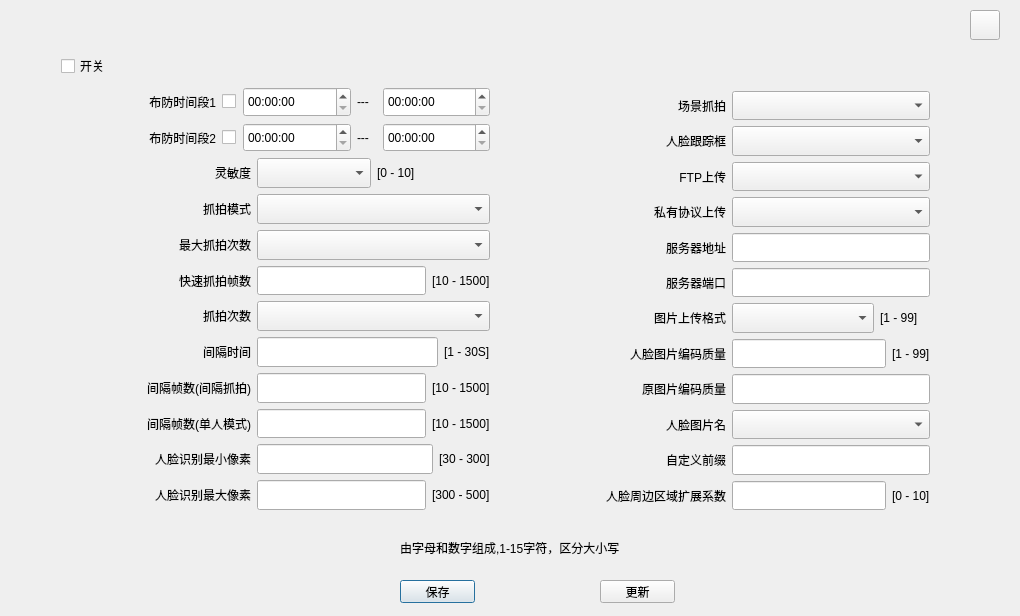
<?xml version="1.0" encoding="UTF-8"?>
<ui version="4.0">
 <class>ParamMeteSet</class>
 <widget class="QDialog" name="ParamMeteSet">
  <property name="geometry">
   <rect>
    <x>0</x>
    <y>0</y>
    <width>1020</width>
    <height>616</height>
   </rect>
  </property>
  <property name="windowTitle">
   <string>ParamMeteSet</string>
  </property>
  <widget class="QLabel" name="label_20">
   <property name="geometry">
    <rect>
     <x>400</x>
     <y>540</y>
     <width>261</width>
     <height>16</height>
    </rect>
   </property>
   <property name="text">
    <string>由字母和数字组成,1-15字符，区分大小写</string>
   </property>
  </widget>
  <widget class="QPushButton" name="btnSave">
   <property name="geometry">
    <rect>
     <x>400</x>
     <y>580</y>
     <width>75</width>
     <height>23</height>
    </rect>
   </property>
   <property name="text">
    <string>保存</string>
   </property>
  </widget>
  <widget class="QPushButton" name="btnUpdate">
   <property name="geometry">
    <rect>
     <x>600</x>
     <y>580</y>
     <width>75</width>
     <height>23</height>
    </rect>
   </property>
   <property name="text">
    <string>更新</string>
   </property>
  </widget>
  <widget class="QWidget" name="layoutWidget">
   <property name="geometry">
    <rect>
     <x>50</x>
     <y>40</y>
     <width>451</width>
     <height>481</height>
    </rect>
   </property>
   <layout class="QVBoxLayout" name="verticalLayout">
    <item>
     <widget class="QCheckBox" name="checkBox_Enable">
      <property name="sizePolicy">
       <sizepolicy hsizetype="Minimum" vsizetype="Preferred">
        <horstretch>0</horstretch>
        <verstretch>0</verstretch>
       </sizepolicy>
      </property>
      <property name="minimumSize">
       <size>
        <width>10</width>
        <height>0</height>
       </size>
      </property>
      <property name="text">
       <string>开关</string>
      </property>
     </widget>
    </item>
    <item>
     <layout class="QHBoxLayout" name="horizontalLayout">
      <item>
       <widget class="QLabel" name="label">
        <property name="minimumSize">
         <size>
          <width>155</width>
          <height>0</height>
         </size>
        </property>
        <property name="text">
         <string>      布防时间段1</string>
        </property>
        <property name="alignment">
         <set>Qt::AlignRight|Qt::AlignTrailing|Qt::AlignVCenter</set>
        </property>
       </widget>
      </item>
      <item>
       <widget class="QCheckBox" name="checkBox_Time1">
        <property name="sizePolicy">
         <sizepolicy hsizetype="Preferred" vsizetype="Fixed">
          <horstretch>0</horstretch>
          <verstretch>0</verstretch>
         </sizepolicy>
        </property>
        <property name="maximumSize">
         <size>
          <width>15</width>
          <height>16777215</height>
         </size>
        </property>
        <property name="text">
         <string/>
        </property>
       </widget>
      </item>
      <item>
       <widget class="QTimeEdit" name="timeEdit_Start1">
        <property name="sizePolicy">
         <sizepolicy hsizetype="Minimum" vsizetype="Preferred">
          <horstretch>0</horstretch>
          <verstretch>0</verstretch>
         </sizepolicy>
        </property>
       </widget>
      </item>
      <item>
       <widget class="QLabel" name="label_36">
        <property name="maximumSize">
         <size>
          <width>20</width>
          <height>16777215</height>
         </size>
        </property>
        <property name="text">
         <string>---</string>
        </property>
       </widget>
      </item>
      <item>
       <widget class="QTimeEdit" name="timeEdit_End1">
        <property name="sizePolicy">
         <sizepolicy hsizetype="Minimum" vsizetype="Preferred">
          <horstretch>0</horstretch>
          <verstretch>0</verstretch>
         </sizepolicy>
        </property>
       </widget>
      </item>
     </layout>
    </item>
    <item>
     <layout class="QHBoxLayout" name="horizontalLayout_2">
      <item>
       <widget class="QLabel" name="label_2">
        <property name="minimumSize">
         <size>
          <width>155</width>
          <height>0</height>
         </size>
        </property>
        <property name="text">
         <string>      布防时间段2</string>
        </property>
        <property name="alignment">
         <set>Qt::AlignRight|Qt::AlignTrailing|Qt::AlignVCenter</set>
        </property>
       </widget>
      </item>
      <item>
       <widget class="QCheckBox" name="checkBox_Time2">
        <property name="sizePolicy">
         <sizepolicy hsizetype="Preferred" vsizetype="Fixed">
          <horstretch>0</horstretch>
          <verstretch>0</verstretch>
         </sizepolicy>
        </property>
        <property name="maximumSize">
         <size>
          <width>15</width>
          <height>16777215</height>
         </size>
        </property>
        <property name="text">
         <string/>
        </property>
       </widget>
      </item>
      <item>
       <widget class="QTimeEdit" name="timeEdit_Start2">
        <property name="sizePolicy">
         <sizepolicy hsizetype="Minimum" vsizetype="Preferred">
          <horstretch>0</horstretch>
          <verstretch>0</verstretch>
         </sizepolicy>
        </property>
       </widget>
      </item>
      <item>
       <widget class="QLabel" name="label_37">
        <property name="maximumSize">
         <size>
          <width>20</width>
          <height>16777215</height>
         </size>
        </property>
        <property name="text">
         <string>---</string>
        </property>
       </widget>
      </item>
      <item>
       <widget class="QTimeEdit" name="timeEdit_End2">
        <property name="sizePolicy">
         <sizepolicy hsizetype="Minimum" vsizetype="Preferred">
          <horstretch>0</horstretch>
          <verstretch>0</verstretch>
         </sizepolicy>
        </property>
       </widget>
      </item>
     </layout>
    </item>
    <item>
     <layout class="QHBoxLayout" name="horizontalLayout_3">
      <item>
       <widget class="QLabel" name="label_3">
        <property name="minimumSize">
         <size>
          <width>190</width>
          <height>0</height>
         </size>
        </property>
        <property name="text">
         <string>            灵敏度</string>
        </property>
        <property name="alignment">
         <set>Qt::AlignRight|Qt::AlignTrailing|Qt::AlignVCenter</set>
        </property>
       </widget>
      </item>
      <item>
       <widget class="QComboBox" name="comboBox_SENSITIVITY">
        <property name="sizePolicy">
         <sizepolicy hsizetype="Preferred" vsizetype="Preferred">
          <horstretch>0</horstretch>
          <verstretch>0</verstretch>
         </sizepolicy>
        </property>
       </widget>
      </item>
      <item>
       <widget class="QLabel" name="label_4">
        <property name="text">
         <string>[0 - 10]</string>
        </property>
       </widget>
      </item>
     </layout>
    </item>
    <item>
     <layout class="QHBoxLayout" name="horizontalLayout_4">
      <item>
       <widget class="QLabel" name="label_5">
        <property name="minimumSize">
         <size>
          <width>190</width>
          <height>0</height>
         </size>
        </property>
        <property name="maximumSize">
         <size>
          <width>110</width>
          <height>16777215</height>
         </size>
        </property>
        <property name="text">
         <string>          抓拍模式</string>
        </property>
        <property name="alignment">
         <set>Qt::AlignRight|Qt::AlignTrailing|Qt::AlignVCenter</set>
        </property>
       </widget>
      </item>
      <item>
       <widget class="QComboBox" name="comboBox_SNAPMODE">
        <property name="sizePolicy">
         <sizepolicy hsizetype="Preferred" vsizetype="Preferred">
          <horstretch>0</horstretch>
          <verstretch>0</verstretch>
         </sizepolicy>
        </property>
       </widget>
      </item>
     </layout>
    </item>
    <item>
     <layout class="QHBoxLayout" name="horizontalLayout_5">
      <item>
       <widget class="QLabel" name="label_MAXSNAPNUM">
        <property name="minimumSize">
         <size>
          <width>190</width>
          <height>0</height>
         </size>
        </property>
        <property name="maximumSize">
         <size>
          <width>110</width>
          <height>16777215</height>
         </size>
        </property>
        <property name="text">
         <string>      最大抓拍次数</string>
        </property>
        <property name="alignment">
         <set>Qt::AlignRight|Qt::AlignTrailing|Qt::AlignVCenter</set>
        </property>
       </widget>
      </item>
      <item>
       <widget class="QComboBox" name="comboBox_MAXSNAPNUM">
        <property name="sizePolicy">
         <sizepolicy hsizetype="Preferred" vsizetype="Preferred">
          <horstretch>0</horstretch>
          <verstretch>0</verstretch>
         </sizepolicy>
        </property>
       </widget>
      </item>
     </layout>
    </item>
    <item>
     <layout class="QHBoxLayout" name="horizontalLayout_6">
      <item>
       <widget class="QLabel" name="label_FASTSNAPFRAMECOUNT">
        <property name="minimumSize">
         <size>
          <width>190</width>
          <height>0</height>
         </size>
        </property>
        <property name="text">
         <string>      快速抓拍帧数</string>
        </property>
        <property name="alignment">
         <set>Qt::AlignRight|Qt::AlignTrailing|Qt::AlignVCenter</set>
        </property>
       </widget>
      </item>
      <item>
       <widget class="QLineEdit" name="lineEdit_FASTSNAPFRAMECOUNT">
        <property name="sizePolicy">
         <sizepolicy hsizetype="Expanding" vsizetype="Preferred">
          <horstretch>0</horstretch>
          <verstretch>0</verstretch>
         </sizepolicy>
        </property>
       </widget>
      </item>
      <item>
       <widget class="QLabel" name="label_9">
        <property name="text">
         <string>[10 - 1500]</string>
        </property>
       </widget>
      </item>
     </layout>
    </item>
    <item>
     <layout class="QHBoxLayout" name="horizontalLayout_7">
      <item>
       <widget class="QLabel" name="label_SNAPCOUNT">
        <property name="minimumSize">
         <size>
          <width>190</width>
          <height>0</height>
         </size>
        </property>
        <property name="maximumSize">
         <size>
          <width>110</width>
          <height>16777215</height>
         </size>
        </property>
        <property name="text">
         <string>          抓拍次数</string>
        </property>
        <property name="alignment">
         <set>Qt::AlignRight|Qt::AlignTrailing|Qt::AlignVCenter</set>
        </property>
       </widget>
      </item>
      <item>
       <widget class="QComboBox" name="comboBox_SNAPCOUNT">
        <property name="sizePolicy">
         <sizepolicy hsizetype="Preferred" vsizetype="Preferred">
          <horstretch>0</horstretch>
          <verstretch>0</verstretch>
         </sizepolicy>
        </property>
       </widget>
      </item>
     </layout>
    </item>
    <item>
     <layout class="QHBoxLayout" name="horizontalLayout_8">
      <item>
       <widget class="QLabel" name="label_INTERERAITIME">
        <property name="minimumSize">
         <size>
          <width>190</width>
          <height>0</height>
         </size>
        </property>
        <property name="text">
         <string>          间隔时间</string>
        </property>
        <property name="alignment">
         <set>Qt::AlignRight|Qt::AlignTrailing|Qt::AlignVCenter</set>
        </property>
       </widget>
      </item>
      <item>
       <widget class="QLineEdit" name="lineEdit_INTERERAITIME">
        <property name="sizePolicy">
         <sizepolicy hsizetype="Expanding" vsizetype="Preferred">
          <horstretch>0</horstretch>
          <verstretch>0</verstretch>
         </sizepolicy>
        </property>
       </widget>
      </item>
      <item>
       <widget class="QLabel" name="label_11">
        <property name="text">
         <string>[1 - 30S]</string>
        </property>
       </widget>
      </item>
     </layout>
    </item>
    <item>
     <layout class="QHBoxLayout" name="horizontalLayout_9">
      <item>
       <widget class="QLabel" name="label_INTERERAIFRAME">
        <property name="minimumSize">
         <size>
          <width>190</width>
          <height>0</height>
         </size>
        </property>
        <property name="text">
         <string>间隔帧数(间隔抓拍)</string>
        </property>
        <property name="alignment">
         <set>Qt::AlignRight|Qt::AlignTrailing|Qt::AlignVCenter</set>
        </property>
       </widget>
      </item>
      <item>
       <widget class="QLineEdit" name="lineEdit_INTERERAIFRAME">
        <property name="sizePolicy">
         <sizepolicy hsizetype="Expanding" vsizetype="Preferred">
          <horstretch>0</horstretch>
          <verstretch>0</verstretch>
         </sizepolicy>
        </property>
       </widget>
      </item>
      <item>
       <widget class="QLabel" name="label_13">
        <property name="text">
         <string>[10 - 1500]</string>
        </property>
       </widget>
      </item>
     </layout>
    </item>
    <item>
     <layout class="QHBoxLayout" name="horizontalLayout_10">
      <item>
       <widget class="QLabel" name="label_INTERERAIFRAME_GATE">
        <property name="minimumSize">
         <size>
          <width>190</width>
          <height>0</height>
         </size>
        </property>
        <property name="text">
         <string>间隔帧数(单人模式)</string>
        </property>
        <property name="alignment">
         <set>Qt::AlignRight|Qt::AlignTrailing|Qt::AlignVCenter</set>
        </property>
       </widget>
      </item>
      <item>
       <widget class="QLineEdit" name="lineEdit_INTERERAIFRAME_GATE">
        <property name="sizePolicy">
         <sizepolicy hsizetype="Expanding" vsizetype="Preferred">
          <horstretch>0</horstretch>
          <verstretch>0</verstretch>
         </sizepolicy>
        </property>
       </widget>
      </item>
      <item>
       <widget class="QLabel" name="label_15">
        <property name="text">
         <string>[10 - 1500]</string>
        </property>
       </widget>
      </item>
     </layout>
    </item>
    <item>
     <layout class="QHBoxLayout" name="horizontalLayout_11">
      <item>
       <widget class="QLabel" name="label_16">
        <property name="minimumSize">
         <size>
          <width>190</width>
          <height>0</height>
         </size>
        </property>
        <property name="text">
         <string>  人脸识别最小像素</string>
        </property>
        <property name="alignment">
         <set>Qt::AlignRight|Qt::AlignTrailing|Qt::AlignVCenter</set>
        </property>
       </widget>
      </item>
      <item>
       <widget class="QLineEdit" name="lineEdit_FACESIZE">
        <property name="sizePolicy">
         <sizepolicy hsizetype="Expanding" vsizetype="Preferred">
          <horstretch>0</horstretch>
          <verstretch>0</verstretch>
         </sizepolicy>
        </property>
       </widget>
      </item>
      <item>
       <widget class="QLabel" name="label_17">
        <property name="text">
         <string>[30 - 300]</string>
        </property>
       </widget>
      </item>
     </layout>
    </item>
    <item>
     <layout class="QHBoxLayout" name="horizontalLayout_12">
      <item>
       <widget class="QLabel" name="label_18">
        <property name="minimumSize">
         <size>
          <width>190</width>
          <height>0</height>
         </size>
        </property>
        <property name="text">
         <string>  人脸识别最大像素</string>
        </property>
        <property name="alignment">
         <set>Qt::AlignRight|Qt::AlignTrailing|Qt::AlignVCenter</set>
        </property>
       </widget>
      </item>
      <item>
       <widget class="QLineEdit" name="lineEdit_MAXFACESIZE">
        <property name="sizePolicy">
         <sizepolicy hsizetype="Expanding" vsizetype="Preferred">
          <horstretch>0</horstretch>
          <verstretch>0</verstretch>
         </sizepolicy>
        </property>
       </widget>
      </item>
      <item>
       <widget class="QLabel" name="label_19">
        <property name="text">
         <string>[300 - 500]</string>
        </property>
       </widget>
      </item>
     </layout>
    </item>
   </layout>
  </widget>
  <widget class="QWidget" name="layoutWidget">
   <property name="geometry">
    <rect>
     <x>560</x>
     <y>80</y>
     <width>381</width>
     <height>441</height>
    </rect>
   </property>
   <layout class="QVBoxLayout" name="verticalLayout_2">
    <item>
     <layout class="QHBoxLayout" name="horizontalLayout_13">
      <item>
       <widget class="QLabel" name="label_21">
        <property name="minimumSize">
         <size>
          <width>155</width>
          <height>0</height>
         </size>
        </property>
        <property name="maximumSize">
         <size>
          <width>155</width>
          <height>16777215</height>
         </size>
        </property>
        <property name="text">
         <string>            场景抓拍</string>
        </property>
        <property name="alignment">
         <set>Qt::AlignRight|Qt::AlignTrailing|Qt::AlignVCenter</set>
        </property>
       </widget>
      </item>
      <item>
       <widget class="QComboBox" name="comboBox_SNAPSCENE">
        <property name="sizePolicy">
         <sizepolicy hsizetype="Preferred" vsizetype="Preferred">
          <horstretch>0</horstretch>
          <verstretch>0</verstretch>
         </sizepolicy>
        </property>
       </widget>
      </item>
     </layout>
    </item>
    <item>
     <layout class="QHBoxLayout" name="horizontalLayout_14">
      <item>
       <widget class="QLabel" name="label_22">
        <property name="minimumSize">
         <size>
          <width>155</width>
          <height>0</height>
         </size>
        </property>
        <property name="maximumSize">
         <size>
          <width>155</width>
          <height>16777215</height>
         </size>
        </property>
        <property name="text">
         <string>          人脸跟踪框</string>
        </property>
        <property name="alignment">
         <set>Qt::AlignRight|Qt::AlignTrailing|Qt::AlignVCenter</set>
        </property>
       </widget>
      </item>
      <item>
       <widget class="QComboBox" name="comboBox_FACETRACKING">
        <property name="sizePolicy">
         <sizepolicy hsizetype="Preferred" vsizetype="Preferred">
          <horstretch>0</horstretch>
          <verstretch>0</verstretch>
         </sizepolicy>
        </property>
       </widget>
      </item>
     </layout>
    </item>
    <item>
     <layout class="QHBoxLayout" name="horizontalLayout_15">
      <item>
       <widget class="QLabel" name="label_23">
        <property name="minimumSize">
         <size>
          <width>155</width>
          <height>0</height>
         </size>
        </property>
        <property name="maximumSize">
         <size>
          <width>155</width>
          <height>16777215</height>
         </size>
        </property>
        <property name="text">
         <string>             FTP上传</string>
        </property>
        <property name="alignment">
         <set>Qt::AlignRight|Qt::AlignTrailing|Qt::AlignVCenter</set>
        </property>
       </widget>
      </item>
      <item>
       <widget class="QComboBox" name="comboBox_FTPENABLE">
        <property name="sizePolicy">
         <sizepolicy hsizetype="Preferred" vsizetype="Preferred">
          <horstretch>0</horstretch>
          <verstretch>0</verstretch>
         </sizepolicy>
        </property>
       </widget>
      </item>
     </layout>
    </item>
    <item>
     <layout class="QHBoxLayout" name="horizontalLayout_16">
      <item>
       <widget class="QLabel" name="label_24">
        <property name="minimumSize">
         <size>
          <width>155</width>
          <height>0</height>
         </size>
        </property>
        <property name="maximumSize">
         <size>
          <width>155</width>
          <height>16777215</height>
         </size>
        </property>
        <property name="text">
         <string>        私有协议上传</string>
        </property>
        <property name="alignment">
         <set>Qt::AlignRight|Qt::AlignTrailing|Qt::AlignVCenter</set>
        </property>
       </widget>
      </item>
      <item>
       <widget class="QComboBox" name="comboBox_PRIVATEUP">
        <property name="sizePolicy">
         <sizepolicy hsizetype="Preferred" vsizetype="Preferred">
          <horstretch>0</horstretch>
          <verstretch>0</verstretch>
         </sizepolicy>
        </property>
       </widget>
      </item>
     </layout>
    </item>
    <item>
     <layout class="QHBoxLayout" name="horizontalLayout_17">
      <item>
       <widget class="QLabel" name="label_SERVERIP">
        <property name="minimumSize">
         <size>
          <width>155</width>
          <height>0</height>
         </size>
        </property>
        <property name="maximumSize">
         <size>
          <width>155</width>
          <height>16777215</height>
         </size>
        </property>
        <property name="text">
         <string>          服务器地址</string>
        </property>
        <property name="alignment">
         <set>Qt::AlignRight|Qt::AlignTrailing|Qt::AlignVCenter</set>
        </property>
       </widget>
      </item>
      <item>
       <widget class="QLineEdit" name="lineEdit_SERVERIP">
        <property name="sizePolicy">
         <sizepolicy hsizetype="Expanding" vsizetype="Preferred">
          <horstretch>0</horstretch>
          <verstretch>0</verstretch>
         </sizepolicy>
        </property>
       </widget>
      </item>
     </layout>
    </item>
    <item>
     <layout class="QHBoxLayout" name="horizontalLayout_18">
      <item>
       <widget class="QLabel" name="label_SERVERPORT">
        <property name="minimumSize">
         <size>
          <width>155</width>
          <height>0</height>
         </size>
        </property>
        <property name="maximumSize">
         <size>
          <width>155</width>
          <height>16777215</height>
         </size>
        </property>
        <property name="text">
         <string>          服务器端口</string>
        </property>
        <property name="alignment">
         <set>Qt::AlignRight|Qt::AlignTrailing|Qt::AlignVCenter</set>
        </property>
       </widget>
      </item>
      <item>
       <widget class="QLineEdit" name="lineEdit_SERVERPORT">
        <property name="sizePolicy">
         <sizepolicy hsizetype="Expanding" vsizetype="Preferred">
          <horstretch>0</horstretch>
          <verstretch>0</verstretch>
         </sizepolicy>
        </property>
       </widget>
      </item>
     </layout>
    </item>
    <item>
     <layout class="QHBoxLayout" name="horizontalLayout_19">
      <item>
       <widget class="QLabel" name="label_27">
        <property name="minimumSize">
         <size>
          <width>155</width>
          <height>0</height>
         </size>
        </property>
        <property name="maximumSize">
         <size>
          <width>155</width>
          <height>16777215</height>
         </size>
        </property>
        <property name="text">
         <string>        图片上传格式</string>
        </property>
        <property name="alignment">
         <set>Qt::AlignRight|Qt::AlignTrailing|Qt::AlignVCenter</set>
        </property>
       </widget>
      </item>
      <item>
       <widget class="QComboBox" name="comboBox_PICMODE">
        <property name="sizePolicy">
         <sizepolicy hsizetype="Preferred" vsizetype="Preferred">
          <horstretch>0</horstretch>
          <verstretch>0</verstretch>
         </sizepolicy>
        </property>
       </widget>
      </item>
      <item>
       <widget class="QLabel" name="label_28">
        <property name="maximumSize">
         <size>
          <width>50</width>
          <height>16777215</height>
         </size>
        </property>
        <property name="text">
         <string>[1 - 99]</string>
        </property>
       </widget>
      </item>
     </layout>
    </item>
    <item>
     <layout class="QHBoxLayout" name="horizontalLayout_20">
      <item>
       <widget class="QLabel" name="label_29">
        <property name="minimumSize">
         <size>
          <width>155</width>
          <height>0</height>
         </size>
        </property>
        <property name="maximumSize">
         <size>
          <width>155</width>
          <height>16777215</height>
         </size>
        </property>
        <property name="text">
         <string>    人脸图片编码质量</string>
        </property>
        <property name="alignment">
         <set>Qt::AlignRight|Qt::AlignTrailing|Qt::AlignVCenter</set>
        </property>
       </widget>
      </item>
      <item>
       <widget class="QLineEdit" name="lineEdit_FACEPICQUAL">
        <property name="sizePolicy">
         <sizepolicy hsizetype="Expanding" vsizetype="Preferred">
          <horstretch>0</horstretch>
          <verstretch>0</verstretch>
         </sizepolicy>
        </property>
       </widget>
      </item>
      <item>
       <widget class="QLabel" name="label_30">
        <property name="maximumSize">
         <size>
          <width>50</width>
          <height>16777215</height>
         </size>
        </property>
        <property name="text">
         <string>[1 - 99]</string>
        </property>
       </widget>
      </item>
     </layout>
    </item>
    <item>
     <layout class="QHBoxLayout" name="horizontalLayout_21">
      <item>
       <widget class="QLabel" name="label_31">
        <property name="minimumSize">
         <size>
          <width>155</width>
          <height>0</height>
         </size>
        </property>
        <property name="maximumSize">
         <size>
          <width>155</width>
          <height>16777215</height>
         </size>
        </property>
        <property name="text">
         <string>      原图片编码质量</string>
        </property>
        <property name="alignment">
         <set>Qt::AlignRight|Qt::AlignTrailing|Qt::AlignVCenter</set>
        </property>
       </widget>
      </item>
      <item>
       <widget class="QLineEdit" name="lineEdit_FRAMEPICQUAL">
        <property name="sizePolicy">
         <sizepolicy hsizetype="Expanding" vsizetype="Preferred">
          <horstretch>0</horstretch>
          <verstretch>0</verstretch>
         </sizepolicy>
        </property>
       </widget>
      </item>
     </layout>
    </item>
    <item>
     <layout class="QHBoxLayout" name="horizontalLayout_22">
      <item>
       <widget class="QLabel" name="label_32">
        <property name="minimumSize">
         <size>
          <width>155</width>
          <height>0</height>
         </size>
        </property>
        <property name="maximumSize">
         <size>
          <width>155</width>
          <height>16777215</height>
         </size>
        </property>
        <property name="text">
         <string>          人脸图片名</string>
        </property>
        <property name="alignment">
         <set>Qt::AlignRight|Qt::AlignTrailing|Qt::AlignVCenter</set>
        </property>
       </widget>
      </item>
      <item>
       <widget class="QComboBox" name="comboBox_FACEPICNAME">
        <property name="sizePolicy">
         <sizepolicy hsizetype="Preferred" vsizetype="Preferred">
          <horstretch>0</horstretch>
          <verstretch>0</verstretch>
         </sizepolicy>
        </property>
       </widget>
      </item>
     </layout>
    </item>
    <item>
     <layout class="QHBoxLayout" name="horizontalLayout_23">
      <item>
       <widget class="QLabel" name="label_CUSTOMNAME">
        <property name="minimumSize">
         <size>
          <width>155</width>
          <height>0</height>
         </size>
        </property>
        <property name="maximumSize">
         <size>
          <width>155</width>
          <height>16777215</height>
         </size>
        </property>
        <property name="text">
         <string>          自定义前缀</string>
        </property>
        <property name="alignment">
         <set>Qt::AlignRight|Qt::AlignTrailing|Qt::AlignVCenter</set>
        </property>
       </widget>
      </item>
      <item>
       <widget class="QLineEdit" name="lineEdit_CUSTOMNAME">
        <property name="sizePolicy">
         <sizepolicy hsizetype="Expanding" vsizetype="Preferred">
          <horstretch>0</horstretch>
          <verstretch>0</verstretch>
         </sizepolicy>
        </property>
       </widget>
      </item>
     </layout>
    </item>
    <item>
     <layout class="QHBoxLayout" name="horizontalLayout_24">
      <item>
       <widget class="QLabel" name="label_34">
        <property name="minimumSize">
         <size>
          <width>155</width>
          <height>0</height>
         </size>
        </property>
        <property name="maximumSize">
         <size>
          <width>155</width>
          <height>16777215</height>
         </size>
        </property>
        <property name="text">
         <string>人脸周边区域扩展系数</string>
        </property>
        <property name="alignment">
         <set>Qt::AlignRight|Qt::AlignTrailing|Qt::AlignVCenter</set>
        </property>
       </widget>
      </item>
      <item>
       <widget class="QLineEdit" name="lineEdit_EXTENDVAULE">
        <property name="sizePolicy">
         <sizepolicy hsizetype="Expanding" vsizetype="Preferred">
          <horstretch>0</horstretch>
          <verstretch>0</verstretch>
         </sizepolicy>
        </property>
       </widget>
      </item>
      <item>
       <widget class="QLabel" name="label_35">
        <property name="text">
         <string>[0 - 10]</string>
        </property>
       </widget>
      </item>
     </layout>
    </item>
   </layout>
  </widget>
  <widget class="QPushButton" name="btnClose">
   <property name="geometry">
    <rect>
     <x>970</x>
     <y>10</y>
     <width>30</width>
     <height>30</height>
    </rect>
   </property>
   <property name="minimumSize">
    <size>
     <width>30</width>
     <height>30</height>
    </size>
   </property>
   <property name="maximumSize">
    <size>
     <width>30</width>
     <height>30</height>
    </size>
   </property>
   <property name="text">
    <string/>
   </property>
   <property name="icon">
    <iconset>
     <normaloff>:/res/SoftIcon/Cancel.png</normaloff>:/res/SoftIcon/Cancel.png</iconset>
   </property>
   <property name="iconSize">
    <size>
     <width>30</width>
     <height>30</height>
    </size>
   </property>
  </widget>
 </widget>
 <layoutdefault spacing="6" margin="11"/>
 <resources>
  <include location="res.qrc"/>
 </resources>
 <connections/>
</ui>
